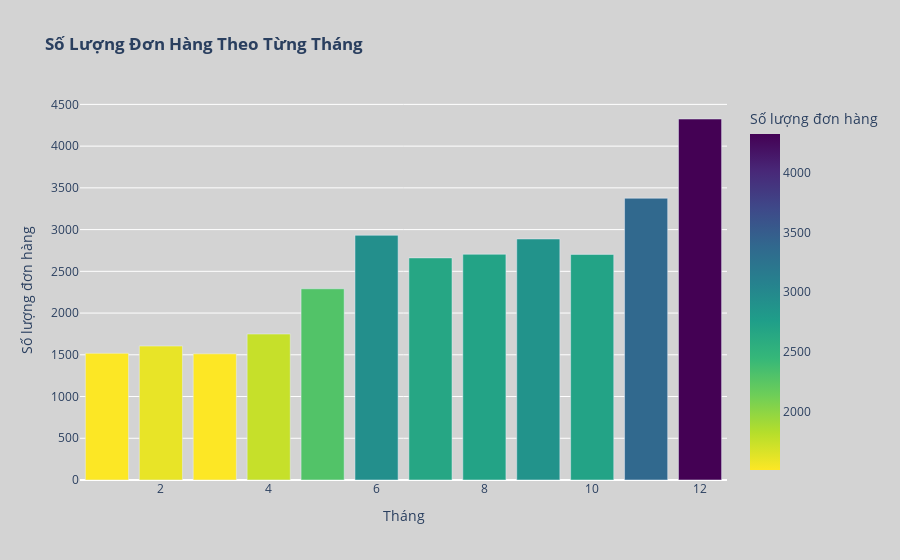

Write notebook code for a chart like this one.
### Code cell
# Vẽ biểu đồ với Plotly
fig = px.bar(data_orders_per_month, x='Tháng', y='Số lượng đơn hàng',
             title='Số Lượng Đơn Hàng Theo Tháng',
             color='Số lượng đơn hàng',
             color_continuous_scale=px.colors.sequential.Viridis_r)
# Cập nhật bố cục
fig.update_layout(title='<b>Số Lượng Đơn Hàng Theo Từng Tháng<b>',
    xaxis_title="Tháng",
    yaxis_title="Số lượng đơn hàng",
    paper_bgcolor='lightgrey',
    plot_bgcolor='lightgrey'
)
# Hiển thị biểu đồ
fig.show()

### Figure 1 — Plotly figure (JSON) as saved in the notebook; plotly's stock layout.template omitted (floating-point values rounded to 4 significant figures)
{"data": [{"alignmentgroup": "True", "hovertemplate": "Tháng=%{x}<br>Số lượng đơn hàng=%{marker.color}<extra></extra>", "legendgroup": "", "marker": {"color": [1512, 1518, 1605, 1749, 2291, 2661, 2703, 2705, 2888, 2932, 3376, 4325], "coloraxis": "coloraxis", "pattern": {"shape": ""}}, "name": "", "offsetgroup": "", "orientation": "v", "showlegend": false, "textposition": "auto", "type": "bar", "x": [3, 1, 2, 4, 5, 7, 10, 8, 9, 6, 11, 12], "xaxis": "x", "y": [1512, 1518, 1605, 1749, 2291, 2661, 2703, 2705, 2888, 2932, 3376, 4325], "yaxis": "y"}], "layout": {"barmode": "relative", "coloraxis": {"colorbar": {"title": {"text": "Số lượng đơn hàng"}}, "colorscale": [[0, "#fde725"], [0.1111, "#b5de2b"], [0.2222, "#6ece58"], [0.3333, "#35b779"], [0.4444, "#1f9e89"], [0.5556, "#26828e"], [0.6667, "#31688e"], [0.7778, "#3e4989"], [0.8889, "#482878"], [1, "#440154"]]}, "legend": {"tracegroupgap": 0}, "paper_bgcolor": "lightgrey", "plot_bgcolor": "lightgrey", "title": {"text": "<b>Số Lượng Đơn Hàng Theo Từng Tháng<b>"}, "xaxis": {"anchor": "y", "domain": [0, 1], "title": {"text": "Tháng"}}, "yaxis": {"anchor": "x", "domain": [0, 1], "title": {"text": "Số lượng đơn hàng"}}}}
